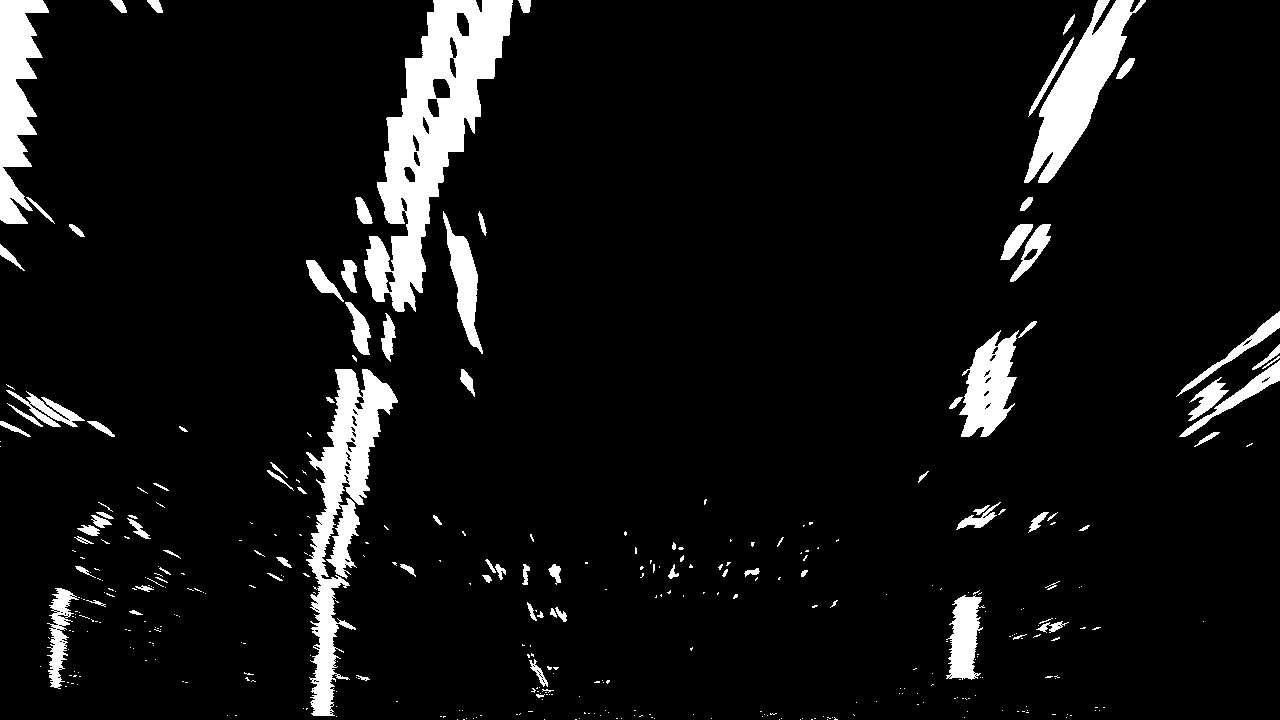
#> input picture 07_advance_cv/warped-example.jpg, 1280 x 720 px
$ jupyter execute 7_lane_search.ipynb   (shell and % lines are left out)   (older library calls are emulated)
#> lines starting #> are read from the running program, lines starting #| are printed output that depends on the picture
# Historgram and Sliding Window Analysis

[cell 1]
# imports
import numpy as np
import matplotlib.image as mpimg
import matplotlib.pyplot as plt
import cv2

[cell 2]
# Load our image
# `mpimg.imread` will load .jpg as 0-255, so normalize back to 0-1
img = mpimg.imread('warped-example.jpg')/255
plt.imshow(img, cmap='gray')

[cell 3]
# Create histogram of image binary activations
histogram = np.sum(img[img.shape[0]//2:,:], axis=0)
#> histogram = 1280 values, max 244.9 at index 327, min 0 at index 208, mean 20.28

# Visualize the resulting histogram
plt.plot(histogram)
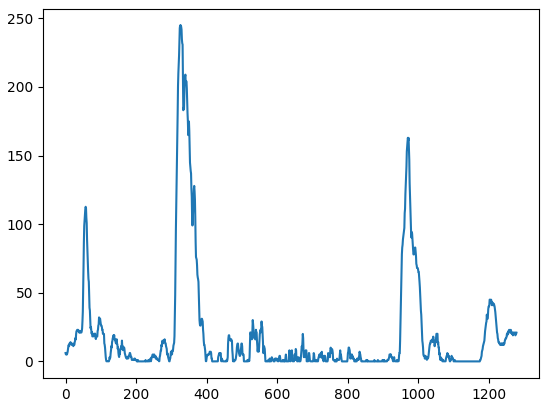
#> figure drawn by matplotlib, 1 panel; curve peaks at x = 327, y = 244.9

[cell 4]
# Find the peak of the left and right halves of the histogram
# These will be the starting point for the left and right lines
midpoint = np.int(histogram.shape[0]//2)
leftx_base = np.argmax(histogram[:midpoint])
#> leftx_base = 327
rightx_base = np.argmax(histogram[midpoint:]) + midpoint
#> rightx_base = 971
print(leftx_base, rightx_base)
#| 327 971

### Sliding window

Now that we've set up what the windows look like and have a starting point, we'll want to loop for nwindows, with the given window sliding left or right if it finds the mean position of activated pixels within the window to have shifted.

Here's a few steps to get you started:

1. Loop through each window in nwindows
2. Find the boundaries of our current window. This is based on a combination of the current window's starting point (leftx_current and rightx_current), as well as the margin you set in the hyperparameters.
3. Use cv2.rectangle to draw these window boundaries onto our visualization image out_img. This is required for the quiz, but you can skip this step in practice if you don't need to visualize where the windows are.
4. Now that we know the boundaries of our window, find out which activated pixels from nonzeroy and nonzerox above actually fall into the window.
5. Append these to our lists left_lane_inds and right_lane_inds.
6. If the number of pixels you found in Step 4 are greater than your hyperparameter minpix, re-center our window (i.e. leftx_current or rightx_current) based on the mean position of these pixels.

[cell 5]
def find_lane_pixels(img):
    # Take a histogram of the bottom half of the image
    histogram = np.sum(img[img.shape[0]//2:,:], axis=0)
    # Create an output image to draw on and visualize the result
    out_img = np.dstack((img, img, img))
    # Find the peak of the left and right halves of the histogram
    # These will be the starting point for the left and right lines
    midpoint = np.int(histogram.shape[0]//2)
    leftx_base = np.argmax(histogram[:midpoint])
    rightx_base = np.argmax(histogram[midpoint:]) + midpoint

    # HYPERPARAMETERS
    # Choose the number of sliding windows
    nwindows = 9
    # Set the width of the windows +/- margin
    margin = 100
    # Set minimum number of pixels found to recenter window
    minpix = 50

    # Set height of windows - based on nwindows above and image shape
    window_height = np.int(img.shape[0]//nwindows)
    # Identify the x and y positions of all nonzero pixels in the image
    nonzero = img.nonzero()
    nonzeroy = np.array(nonzero[0])
    nonzerox = np.array(nonzero[1])
    # Current positions to be updated later for each window in nwindows
    leftx_current = leftx_base
    rightx_current = rightx_base

    # Create empty lists to receive left and right lane pixel indices
    left_lane_inds = []
    right_lane_inds = []

    # Step through the windows one by one
    for window in range(nwindows):
        # Identify window boundaries in x and y (and right and left)
        win_y_low = img.shape[0] - (window+1)*window_height
        win_y_high = img.shape[0] - window*window_height
        # Find the four below boundaries of the window
        win_xleft_low = leftx_current-margin
        win_xleft_high = leftx_current+margin
        win_xright_low = rightx_current-margin
        win_xright_high = rightx_current+margin

        # Draw the windows on the visualization image
        cv2.rectangle(out_img,(win_xleft_low,win_y_low),
                      (win_xleft_high,win_y_high),(0,255,0), 2)
        cv2.rectangle(out_img,(win_xright_low,win_y_low),
                      (win_xright_high,win_y_high),(0,255,0), 2)

        #Identify the nonzero pixels in x and y within the window
        good_left_inds = ((nonzeroy >= win_y_low) & (nonzeroy < win_y_high) &
                          (nonzerox >= win_xleft_low) & (nonzerox < win_xleft_high)).nonzero()[0]
        good_right_inds = ((nonzeroy >= win_y_low) & (nonzeroy < win_y_high) &
                          (nonzerox >= win_xright_low) & (nonzerox < win_xright_high)).nonzero()[0]

        # Append these indices to the lists
        left_lane_inds.append(good_left_inds)
        right_lane_inds.append(good_right_inds)

        # If you found > minpix pixels, recenter next window
        # (`right` or `leftx_current`) on their mean position
        if len(good_left_inds) > minpix:
            leftx_current = np.int(np.mean(nonzerox[good_left_inds]))
        if len(good_right_inds) > minpix:
            rightx_current = np.int(np.mean(nonzerox[good_right_inds]))

    # Concatenate the arrays of indices (previously was a list of lists of pixels)
    left_lane_inds = np.concatenate(left_lane_inds)
    right_lane_inds = np.concatenate(right_lane_inds)

    # Extract left and right line pixel positions
    leftx = nonzerox[left_lane_inds]
    lefty = nonzeroy[left_lane_inds]
    rightx = nonzerox[right_lane_inds]
    righty = nonzeroy[right_lane_inds]

    return leftx, lefty, rightx, righty, out_img

[cell 6]
leftx, lefty, rightx, righty, out_img = find_lane_pixels(img)
#> in find_lane_pixels, `leftx_base = np.argmax(histogram[:midpoint])`: leftx_base = 327
#> in find_lane_pixels, `rightx_base = np.argmax(histogram[midpoint:]) + midpoint`: rightx_base = 971
#> in find_lane_pixels, `nonzero = img.nonzero()`: nonzero = 89486 positions, rows 0 to 719, columns 0 to 1279
#> in find_lane_pixels, `leftx_current = leftx_base`: leftx_current = 327
#> in find_lane_pixels, `rightx_current = rightx_base`: rightx_current = 971
#> the loop in find_lane_pixels, `for window in range(nwindows):` made 9 passes
#> (win_xleft_low, win_xleft_high, win_xright_low, win_xright_high, leftx_current, rightx_current) on passes 1 to 8: (227, 427, 871, 1071, 319, 968), (219, 419, 868, 1068, 327, 989), (227, 427, 889, 1089, 329, 1002), (229, 429, 902, 1102, 344, 977), (244, 444, 877, 1077, 366, 992), (266, 466, 892, 1092, 391, 1021), (291, 491, 921, 1121, 411, 1036), (311, 511, 936, 1136, 432, 1063)
#> after the loop in find_lane_pixels, `for window in range(nwindows):`:
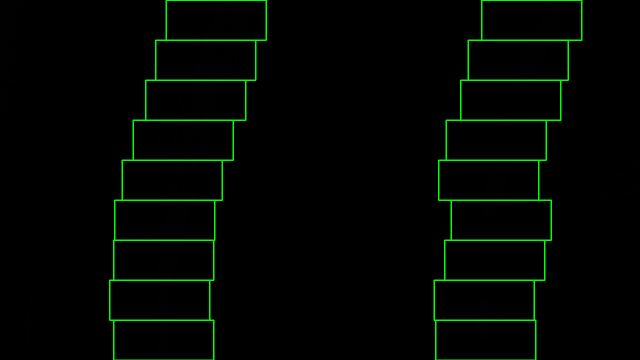
#> out_img: shape (720, 1280, 3) float64 (shown at 1/2 size); mean of channels 0, 1, 2 0.1, 5.6, 0.1; drawn as R, G, B
#> after the loop in find_lane_pixels, `for window in range(nwindows):`: left_lane_inds = 9 items
plt.figure(figsize=(10,10))
plt.imshow(out_img)
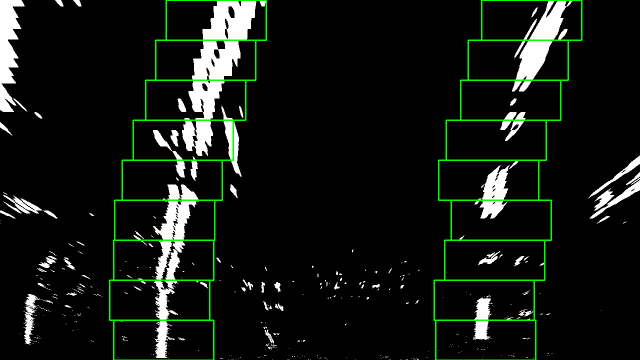
#> shown: shape (720, 1280, 3) float64 (shown at 1/2 size); mean R, G, B 0.0702, 0.092, 0.0702

[cell 7]
def fit_polynomial(img):
    # Find our lane pixels first
    leftx, lefty, rightx, righty, out_img = find_lane_pixels(img)
#> the loop in find_lane_pixels (call 2), `for window in range(nwindows):` made 9 passes

    # Fit a second order polynomial to each using `np.polyfit`
    left_fit = np.polyfit(lefty, leftx, 2)
    right_fit = np.polyfit(righty, rightx, 2)

    # Generate x and y values for plotting
    ploty = np.linspace(0, img.shape[0]-1, img.shape[0] )
    try:
        left_fitx = left_fit[0]*ploty**2 + left_fit[1]*ploty + left_fit[2]
        right_fitx = right_fit[0]*ploty**2 + right_fit[1]*ploty + right_fit[2]
    except TypeError:
        # Avoids an error if `left` and `right_fit` are still none or incorrect
        print('The function failed to fit a line!')
        left_fitx = 1*ploty**2 + 1*ploty
        right_fitx = 1*ploty**2 + 1*ploty

    ## Visualization ##
    # Colors in the left and right lane regions
    out_img[lefty, leftx] = [255, 0, 0]
    out_img[righty, rightx] = [0, 0, 255]

    # Plots the left and right polynomials on the lane lines
    plt.plot(left_fitx, ploty, color='yellow')
    plt.plot(right_fitx, ploty, color='yellow')

    return out_img


out_img = fit_polynomial(img)
#> in fit_polynomial, `left_fit = np.polyfit(lefty, leftx, 2)`: left_fit = [0.000223, -0.391, 478.1]
#> in fit_polynomial, `right_fit = np.polyfit(righty, rightx, 2)`: right_fit = [0.00042, -0.48, 1115.2]
#> in fit_polynomial, `left_fitx = left_fit[0]*ploty**2 + left_fit[1]*ploty + left_fit[2]`: left_fitx = 720 values, max 478.1 at index 0, min 312.5 at index 719, mean 376.1
#> in fit_polynomial, `right_fitx = right_fit[0]*ploty**2 + right_fit[1]*ploty + right_fit[2]`: right_fitx = 720 values, max 1115.2 at index 0, min 978.2 at index 571, mean 1015.2

plt.imshow(out_img)
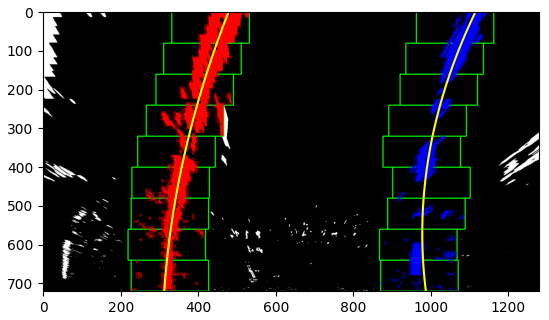
#> figure drawn by matplotlib, 1 panel

### Search from Prior

Grab only those pixels with x-values that are +/- your margin from your polynomial lines.

[cell 8]
img = mpimg.imread('warped-example.jpg')/255
# Polynomial fit values from the previous frame
left_fit = np.array([ 2.13935315e-04, -3.77507980e-01,  4.76902175e+02])
right_fit = np.array([4.17622148e-04, -4.93848953e-01,  1.11806170e+03])
plt.imshow(img)

[cell 9]
def fit_poly(img_shape, leftx, lefty, rightx, righty):
    # Fit a second order polynomial to each with np.polyfit()
    left_fit = np.polyfit(lefty, leftx, 2)
    right_fit = np.polyfit(righty, rightx, 2)
    # Generate x and y values for plotting
    ploty = np.linspace(0, img_shape[0]-1, img_shape[0])
    # Calc both polynomials using ploty, left_fit and right_fit
    left_fitx = left_fit[0]*ploty**2 + left_fit[1]*ploty + left_fit[2]
    right_fitx = right_fit[0]*ploty**2 + right_fit[1]*ploty + right_fit[2]

    return left_fitx, right_fitx, ploty

def search_around_poly(binary_warped):
    # HYPERPARAMETER
    # Choose the width of the margin around the previous polynomial to search
    # The quiz grader expects 100 here, but feel free to tune on your own!
    margin = 100

    # Grab activated pixels
    nonzero = binary_warped.nonzero()
    nonzeroy = np.array(nonzero[0])
    nonzerox = np.array(nonzero[1])

    # Set the area of search based on activated x-values
    # within the +/- margin of our polynomial function ###
    ### Hint: consider the window areas for the similarly named variables ###
    ### in the previous quiz, but change the windows to our new search area ###
    left_lane_inds = ((nonzerox > (left_fit[0]*(nonzeroy**2) + left_fit[1]*nonzeroy +
                    left_fit[2] - margin)) & (nonzerox < (left_fit[0]*(nonzeroy**2) +
                    left_fit[1]*nonzeroy + left_fit[2] + margin)))
    right_lane_inds = ((nonzerox > (right_fit[0]*(nonzeroy**2) + right_fit[1]*nonzeroy +
                    right_fit[2] - margin)) & (nonzerox < (right_fit[0]*(nonzeroy**2) +
                    right_fit[1]*nonzeroy + right_fit[2] + margin)))

    # Again, extract left and right line pixel positions
    leftx = nonzerox[left_lane_inds]
    lefty = nonzeroy[left_lane_inds]
    rightx = nonzerox[right_lane_inds]
    righty = nonzeroy[right_lane_inds]

    # Fit new polynomials
    left_fitx, right_fitx, ploty = fit_poly(binary_warped.shape, leftx, lefty, rightx, righty)

    ## Visualization ##
    # Create an image to draw on and an image to show the selection window
    out_img = np.dstack((binary_warped, binary_warped, binary_warped))*255
    window_img = np.zeros_like(out_img)
    # Color in left and right line pixels
    out_img[nonzeroy[left_lane_inds], nonzerox[left_lane_inds]] = [255, 0, 0]
    out_img[nonzeroy[right_lane_inds], nonzerox[right_lane_inds]] = [0, 0, 255]

    # Generate a polygon to illustrate the search window area
    # And recast the x and y points into usable format for cv2.fillPoly()
    left_line_window1 = np.array([np.transpose(np.vstack([left_fitx-margin, ploty]))])
    left_line_window2 = np.array([np.flipud(np.transpose(np.vstack([left_fitx+margin,
                              ploty])))])
    left_line_pts = np.hstack((left_line_window1, left_line_window2))
    right_line_window1 = np.array([np.transpose(np.vstack([right_fitx-margin, ploty]))])
    right_line_window2 = np.array([np.flipud(np.transpose(np.vstack([right_fitx+margin,
                              ploty])))])
    right_line_pts = np.hstack((right_line_window1, right_line_window2))

    # Draw the lane onto the warped blank image
    cv2.fillPoly(window_img, np.int_([left_line_pts]), (0,255, 0))
    cv2.fillPoly(window_img, np.int_([right_line_pts]), (0,255, 0))
    result = cv2.addWeighted(out_img, 1, window_img, 0.3, 0)

    # Plot the polynomial lines onto the image
    plt.plot(left_fitx, ploty, color='yellow')
    plt.plot(right_fitx, ploty, color='yellow')
    ## End visualization steps ##

    return result

# Run image through the pipeline
# Note that in your project, you'll also want to feed in the previous fits
result = search_around_poly(img)
#> in search_around_poly, `nonzero = binary_warped.nonzero()`: nonzero = 89486 positions, rows 0 to 719, columns 0 to 1279
#> in fit_poly, `left_fit = np.polyfit(lefty, leftx, 2)`: left_fit = [0.000151, -0.342, 475.5]
#> in fit_poly, `right_fit = np.polyfit(righty, rightx, 2)`: right_fit = [0.000433, -0.489, 1116]
#> in fit_poly, `left_fitx = left_fit[0]*ploty**2 + left_fit[1]*ploty + left_fit[2]`: left_fitx = 720 values, max 475.5 at index 0, min 307.6 at index 719, mean 378.6
#> in fit_poly, `right_fitx = right_fit[0]*ploty**2 + right_fit[1]*ploty + right_fit[2]`: right_fitx = 720 values, max 1116 at index 0, min 978 at index 565, mean 1014.9
#> in search_around_poly, `left_fitx, right_fitx, ploty = fit_poly(binary_warped.shape, leftx, le..`: ploty = 720 values from 0 to 719
#> in search_around_poly, `out_img[nonzeroy[right_lane_inds], nonzerox[right_lane_inds]] = [0, 0,..`:
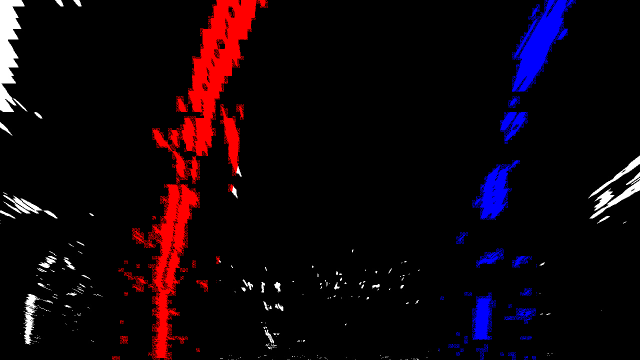
#> out_img: shape (720, 1280, 3) float64 (shown at 1/2 size); mean of channels 0, 1, 2 15.9, 4.4, 10.3; drawn as R, G, B
#> in search_around_poly, `left_line_window1 = np.array([np.transpose(np.vstack([left_fitx-margin..`: left_line_window1 = 720 pairs, first value 207.6 to 375.5, second value 0 to 719
#> in search_around_poly, `left_line_window2 = np.array([np.flipud(np.transpose(np.vstack([left_f..`: left_line_window2 = 720 pairs, first value 407.6 to 575.5, second value 0 to 719
#> in search_around_poly, `left_line_pts = np.hstack((left_line_window1, left_line_window2))`: left_line_pts = 1440 pairs, first value 207.6 to 575.5, second value 0 to 719
#> in search_around_poly, `right_line_window1 = np.array([np.transpose(np.vstack([right_fitx-marg..`: right_line_window1 = 720 pairs, first value 878 to 1016, second value 0 to 719
#> in search_around_poly, `right_line_window2 = np.array([np.flipud(np.transpose(np.vstack([right..`: right_line_window2 = 720 pairs, first value 1078 to 1216, second value 0 to 719
#> in search_around_poly, `right_line_pts = np.hstack((right_line_window1, right_line_window2))`: right_line_pts = 1440 pairs, first value 878 to 1216, second value 0 to 719

# View your output
plt.imshow(result)
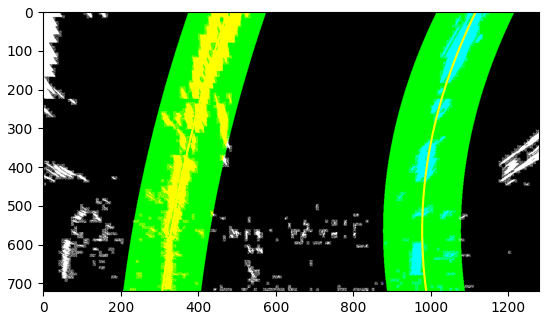
#> figure drawn by matplotlib, 1 panel
#> (the rest of the program and of its run is left out)
